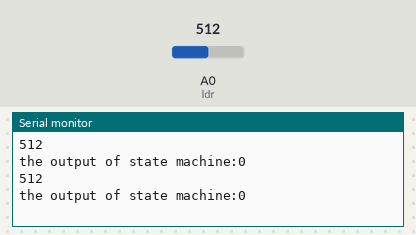
The sketch below on a simulated Arduino Uno, built with avr-gcc and run on an emulated ATmega328P. On the bench: the last lines printed to the serial monitor. The test bench sets the inputs (shaded band); at power-on: A0 (ldr) = 512.

Above: at 16.8 s.
16.9 s: A0 (ldr) set to 716
At 27.8 s:
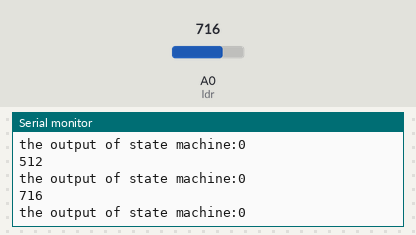
28.9 s: A0 (ldr) set to 900
At 38.6 s:
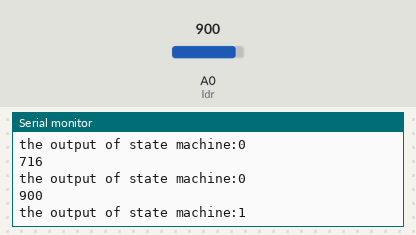
Timing chart, 0 to 40.1 s (numbered marks = the images above; inputs shaded):
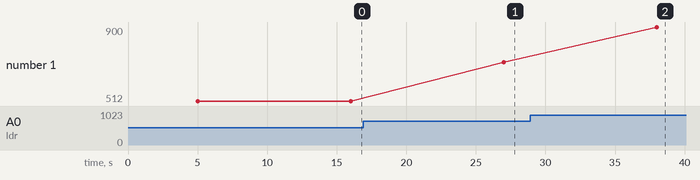

Measured:
- after the input at 16.9 s, the serial monitor: prints a new line after 10.1 s (image 1)
- after the input at 28.9 s, the serial monitor: prints a new line after 9.1 s (image 2)
- plotted number 1: 512 → 716 after the input at 16.9 s, 716 → 900 after the input at 28.9 s

The sketch:

2ndYearLab2.1.ino
```cpp
int ldr =A0;
int input,out;
int state=0;
void setup(){
  Serial.begin(9600);
  pinMode(ldr, INPUT);
}

void loop(){
  delay(5000);
  input = analogRead(ldr);
  Serial.println(input);
  int output=stateMachine(input);
  Serial.print("the output of state machine:");
  Serial.println(output);
  delay(6000);
}
int stateMachine(int input){
  if (state==0&&input<512){
     out=0;
  }else if (state==0&&input>512){
    state=1;
    out=0;
  }else if (state==1&&input<512){
    out=0;
  }else if (state==1&&input>512){
    out=1;
    state=0;
  }
  return out;
}
```
